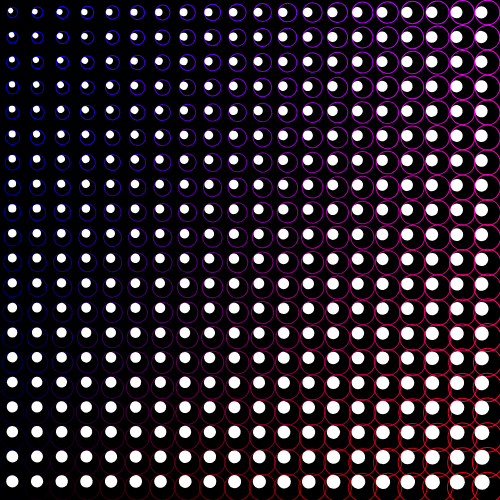
Frame 1 (no input)
Frame 60 (no input): identical to frame 1, image omitted
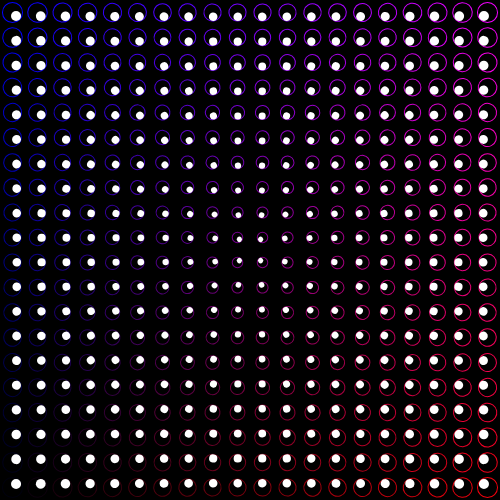
Frame 120 (the mouse pressed at the canvas centre since frame 60)

The p5.js sketch that drew these frames (run headless with seeded random() and noise() and a simulated clock; from frame 60 on, the mouse is pressed at the canvas centre):

// p5.js sketch
// ── sketch.js
let squares = [];
let canvasSize = 500;
let numOfSquares = 20;
let squareSize = canvasSize/numOfSquares;
let col, d;

function setup() {
  createCanvas(canvasSize, canvasSize);
  ellipseMode(CENTER);
  colorMode(RGB, numOfSquares, numOfSquares, numOfSquares);

  for (let i = 0; i < numOfSquares; i++) {
    for (let j = 0; j < numOfSquares; j++) {
      squares.push(new Square(i, j));
    }
  }
}

function draw() {
  background(0);
  squares.forEach(square => {
    square.updateAngle(mouseX, mouseY);
    square.render();
  });
}

class Square {
  constructor(_i, _j) {
    this.i = _i;
    this.j = _j;
    this.s = squareSize;
    this.x = this.i * this.s + this.s/2; //transX
    this.y = this.j * this.s + this.s/2; //transY
    this.angle = 0;
  }

  updateAngle(_mx, _my) {
    let dx = _mx - this.x;
    let dy = _my - this.y;
    this.angle = atan2(dy, dx);
  }

  render() {
    push();
    translate(this.x, this.y);
    rotate(this.angle);

    col = color(this.i, 0, numOfSquares - this.j);
    d = dist(mouseX, mouseY, this.x, this.y);
    this.s = map(d, 0, width, 10, squareSize);
    
    noFill();
    stroke(col);
    ellipse(0, 0, this.s, this.s);

    fill(255);
    noStroke();
    ellipse(this.s/4, 0, this.s/2, this.s/2);
    pop();
  }
}
